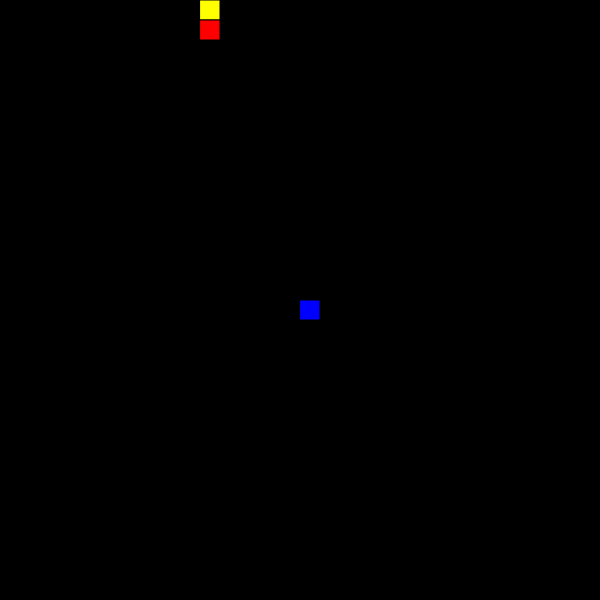
Frame 1 (no input)
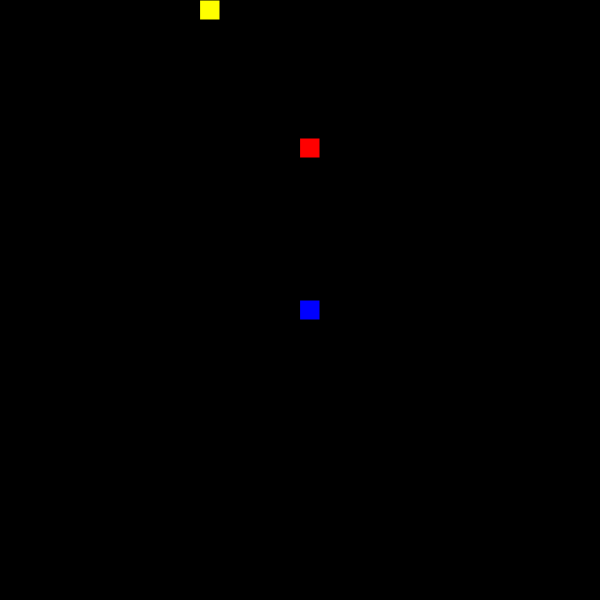
Frame 60 (no input)
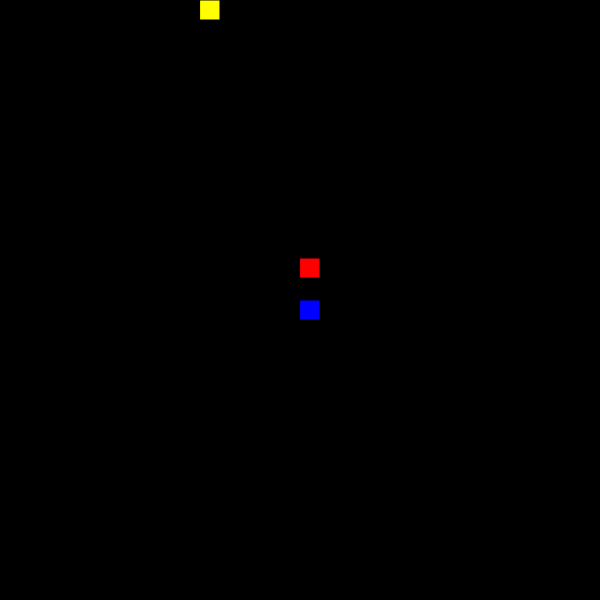
Frame 120 (the mouse pressed at the canvas centre since frame 60)

The p5.js sketch that drew these frames (run headless with seeded random() and noise() and a simulated clock; from frame 60 on, the mouse is pressed at the canvas centre):

// p5.js sketch
// ── sketch.js
var player = new player();
var enemies = [];
var gameStatus = "run";
var timer = 0;
var items = [];

function pwrUp() {
    this.x = random(0, 580);
    this.y = random(0, 580);
    this.display = function() {
        ellipse(this.x, this.y, 30);
    }
}

function spawnEnemy(){
    this.x = 200;
    this.y = 20;
    this.size = 20;
    this.xSpeed = 0;
    this.ySpeed = 0;

    this.update = function() {
        this.x += this.xSpeed;
        this.y += this.ySpeed;

        if (this.x > player.x) {
            this.xSpeed = -2;
        } else if (this.x < player.x) {
          this.xSpeed = 2;
        } else if (this.x === player.x) {
          this.xSpeed = 0;
        }

        if (this.y > player.y) {
            this.ySpeed = -2;
        } else if (this.y < player.y) {
          this.ySpeed = 2;
        } else if (this.y === player.y) {
          this.ySpeed = 0;
        }

    };

    this.display = function() {
      fill(255, 0, 0);
      rect(this.x, this.y, this.size, this.size);
    };

    this.bump =function(){
      if(dist(this.x,this.y,player.x,player.y) < 20) {
          enemies.splice(0, enemies.length);
          return true;
      } else {
        return false;
      }
    }
}
function setup() {
  createCanvas(600,600);
  enemies.push(new spawnEnemy());
  player.x = 300;
  player.y = 300;
  timer = 0;
}

function draw() {
  if (gameStatus == "run") {

    background(0);
    timer++;
    fill(255, 255, 0);
    rect(200, 0, 20, 20);
    player.display();
    player.logic();
    if (frameCount % 180 === 0) {
      enemies.push(new spawnEnemy());
    }

    if (frameCount % 300 === 0) {
      items.push(new pwrUp());
    }

    if (frameCount % 300 === 180) {
      items.splice(0, 1);
    }

    for (var j = 0; j < items.length; j++) {
        items[j].display();
        if (dist(items[j].x, items[j].y, player.x, player.y) < 25) {
            enemies.splice(0, enemies.length);
        }
    }

    for (var i = 0; i < enemies.length; i++) {
      enemies[i].update();
      enemies[i].display();
      if (enemies[i].bump()) {
          gameStatus = "finish"
      }
    }


  } else if (gameStatus == "finish") {
    background(150);
    text("Good job! You lived for " + floor((timer + 60) / 60) + "sec!", 200, 300);

  }

}

function keyPressed() {
  if (keyCode == 37) {
    player.xSpeed = -3;
  }
  if (keyCode == 38) {
    player.ySpeed = -3;
  }
  if (keyCode == 39) {
    player.xSpeed = 3;
  }
  if (keyCode == 40) {
    player.ySpeed = 3;
  }
  if (keyCode == 32) {
    if (gameStatus == "finish") {
      gameStatus = "run";
      setup();
    }
  }
}

function keyReleased() {
  if (keyCode == 37) {
    player.xSpeed = 0;
  }
  if (keyCode == 38) {
    player.ySpeed = 0;
  }
  if (keyCode == 39) {
    player.xSpeed = 0;
  }
  if (keyCode == 40) {
    player.ySpeed = 0;
  }
}

function player() {
    this.x = 300;
    this.y = 300;
    this.size = 20;
    this.xSpeed = 0;
    this.ySpeed = 0;

    this.logic = function() {
        this.x += this.xSpeed;
        this.y += this.ySpeed;
    };

    this.display = function() {
      fill(0, 0, 255);
        rect(this.x, this.y, this.size, this.size);
    };


}
